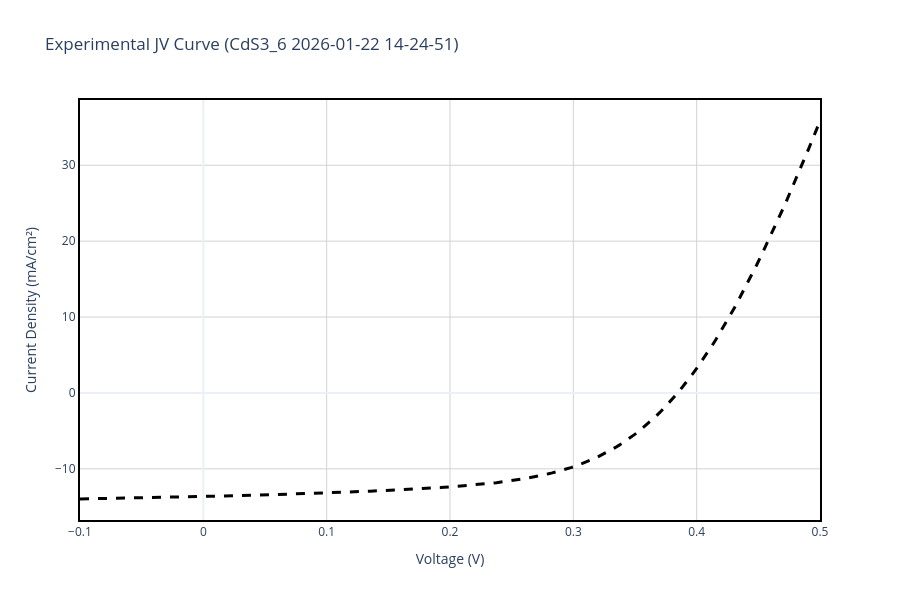

Write notebook code for a chart like this one.
### Markdown cell above
## Section 2: Experimental Data Reading and Visualization

### Background: The J-V Curve
The current density-voltage (J-V) curve is a fundamental characterization of photovoltaic devices. It shows how the current output of a solar cell varies with applied voltage under steady illumination. Key parameters extracted from the J-V curve include:

- **$V_{oc}$ (Open Circuit Voltage)**: Maximum voltage output when no current flows  
- **$J_{sc}$ (Short Circuit Current Density)**: Maximum current when voltage is zero  
- **$FF$ (Fill Factor)**: Ratio of maximum power to the product of $V_{oc}$ and $J_{sc}$  
- **$\eta$ (Power Conversion Efficiency)**: Percentage of incident solar power converted to electrical power

In this section, we read experimental I-V data from the solar simulator measurements and prepare it for comparison with simulations.

### Code cell
# -------------------------------------------------------------
# PLOT 1: READ EXPERIMENTAL DATA & CONVERT TO JV CURVE
# -------------------------------------------------------------

# File paths (Adjust these to match your actual file names in the folder)
exp_file = "C:/Users/jp_ol/OneDrive/Ambiente de Trabalho/TESE/Data_Analysis/data/CdS3_1/CdS3_1_IV Graph.xlsx"
results_file = "C:/Users/jp_ol/OneDrive/Ambiente de Trabalho/TESE/Data_Analysis/data/Cd3_1/Cd3_1_Results Table.xlsx"

# The specific measurement you want to plot
col_name = "CdS3_6 2026-01-22 14-24-51"  # Adjust this to match the exact measurement name in your IV GRAPH excel

# 1. READ RESULTS TABLE TO CALCULATE EXACT ACTIVE AREA
try:
    results_df = pd.read_excel(results_file, engine='openpyxl')
    
    print(f"📊 Available measurements in Results Table:")
    for i, meas in enumerate(results_df['Measurement'].values):
        print(f"   {i}: {meas}")
    
    # Locate the specific measurement in the Results Table
    target_row = results_df[results_df['Measurement'] == col_name]
    
    if not target_row.empty:
        isc_a = target_row['Isc A'].values[0]
        jsc_ma = target_row['Jsc mA/cm2'].values[0]
        
        # Calculate Active Area: (Isc / Jsc) * 1000
        calculated_area = (isc_a / jsc_ma) * 1000
        print(f"\n✅ Target measurement '{col_name}' found in Results Table.")
        print(f"📐 Dynamically calculated Active Area: {calculated_area:.4f} cm²")
    else:
        print(f"\n⚠️ Measurement '{col_name}' NOT FOUND in Results Table!")
        print(f"   Please update 'col_name' variable to match one of the measurements above.")
        print(f"   Using fallback area: {ACTIVE_AREA_CM2} cm²")
        calculated_area = ACTIVE_AREA_CM2
except Exception as e:
    print(f"❌ Error reading Results Table: {type(e).__name__}: {e}")
    print(f"   Using fallback area: {ACTIVE_AREA_CM2} cm²")
    calculated_area = ACTIVE_AREA_CM2

# 2. READ IV GRAPH & CONVERT TO JV CURVE
exp_df_raw = pd.read_excel(exp_file, header=None)
col_idx = None
for i in range(len(exp_df_raw.columns)):
    if col_name in str(exp_df_raw.iloc[0, i]):
        col_idx = i
        break

if col_idx is None:
    raise ValueError(f"Column '{col_name}' not found in {exp_file}")

# Skip the 1st row (which contains the string headers 'Vmeas' and 'Imeas')
# Row 0: measurement label, Row 1: column type labels, Row 2+: data
v_exp_raw = pd.to_numeric(exp_df_raw.iloc[2:, col_idx], errors='coerce')
i_exp_raw = pd.to_numeric(exp_df_raw.iloc[2:, col_idx + 1], errors='coerce')

# Remove NaN values
valid_mask = pd.notna(v_exp_raw) & pd.notna(i_exp_raw)
v_exp = v_exp_raw[valid_mask].values
i_exp = i_exp_raw[valid_mask].values

# Convert Current (A) to Current Density (mA/cm2) using the dynamically calculated area
j_exp = (i_exp * 1000) / calculated_area

# Invert current if necessary (to match SCAPS typical output or 1st quadrant representation)
if INVERT_EXP_CURRENT:
    j_exp = -j_exp

# Create a clean DataFrame
exp_data = pd.DataFrame({'v(V)': v_exp, 'jtot(mA/cm2)': j_exp}).dropna()

# Apply correction factor to experimental current density from EQE    ------------------------------ correction factor HERE
exp_data['jtot(mA/cm2)'] = exp_data['jtot(mA/cm2)'] * 1.151207

# 3. PLOT EXPERIMENTAL JV CURVE
fig1 = go.Figure()
fig1.add_trace(go.Scatter(
    x=exp_data['v(V)'], 
    y=exp_data['jtot(mA/cm2)'], 
    mode='lines', name='Experimental (Converted to J)', 
    line=dict(color='black', dash='dash', width=3)
))
fig1.update_xaxes(showline=True, linewidth=2, linecolor='black', mirror=True)
fig1.update_yaxes(showline=True, linewidth=2, linecolor='black', mirror=True)
fig1.update_layout(
    title=f"Experimental JV Curve ({col_name})",
    xaxis_title='Voltage (V)',
    yaxis_title='Current Density (mA/cm²)',
    template='plotly_white', width=900, height=600,
    plot_bgcolor='white',
    xaxis=dict(showgrid=True, gridwidth=1, gridcolor='lightgray'),
    yaxis=dict(showgrid=True, gridwidth=1, gridcolor='lightgray')
)
fig1.show()
fig1.write_image(os.path.join(plots_dir, 'Experimental_JV.png'), width=900, height=600)
print(f"✅ Saved Plot 1 to {plots_dir}/Experimental_JV.png")

print(f"📈 Maximum Current Density: {max(exp_data['jtot(mA/cm2)']):.2f} mA/cm²")

### Figure 1 — Plotly figure (JSON) as saved in the notebook; plotly's stock layout.template omitted (floating-point values rounded to 4 significant figures; data arrays with more than 128 entries replaced by an {"elided": "..."} marker saying what was removed)
{"data": [{"line": {"color": "black", "dash": "dash", "width": 3}, "mode": "lines", "name": "Experimental (Converted to J)", "type": "scatter", "x": {"elided": "200 float values"}, "y": {"elided": "200 float values"}}], "layout": {"height": 600, "plot_bgcolor": "white", "title": {"text": "Experimental JV Curve (CdS3_6 2026-01-22 14-24-51)"}, "width": 900, "xaxis": {"gridcolor": "lightgray", "gridwidth": 1, "linecolor": "black", "linewidth": 2, "mirror": true, "showgrid": true, "showline": true, "title": {"text": "Voltage (V)"}}, "yaxis": {"gridcolor": "lightgray", "gridwidth": 1, "linecolor": "black", "linewidth": 2, "mirror": true, "showgrid": true, "showline": true, "title": {"text": "Current Density (mA/cm²)"}}}}
